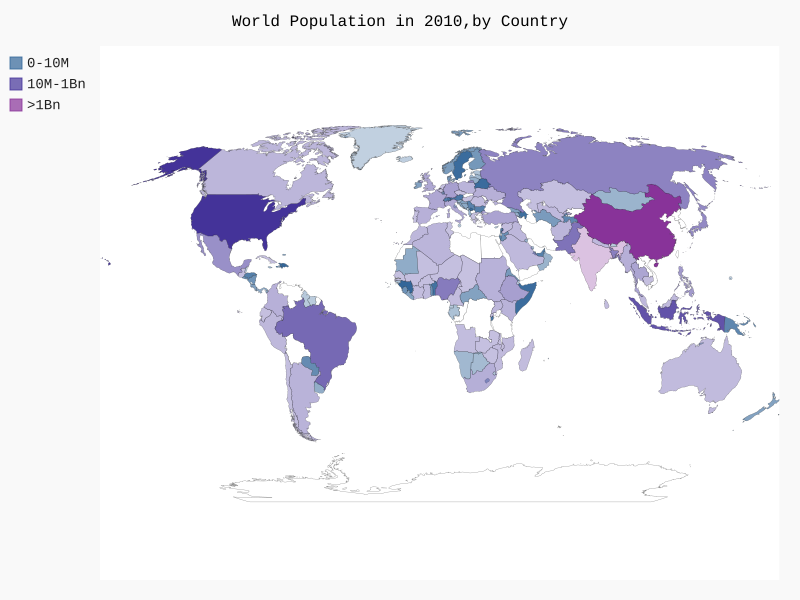

Generate this figure with Python:
import json
from country_codes import get_country_code
import pygal
import pygal_maps_world.maps as pymap
from pygal.style import RotateStyle

#加载数据
f_name='population_data.json'
with open(f_name) as f:
    pop_data=json.load(f)

#创建一个包含人口数量的字典
cc_populations={}
for pop_dict in pop_data:
    if pop_dict['Year']=='2010':
        country=pop_dict['Country Name']
        population=int(float(pop_dict['Value']))          #'{:,}'.format(int(pop_dict['Value']))    # pop_dict['Value']
        code=get_country_code(country)
        if code:
            cc_populations[code]=population

#根据人口数量将所有的国家分成三组
cc_pops_1,cc_pops_2,cc_pops_3={},{},{}
for cc,pop in cc_populations.items():
    if pop<10000000:
        cc_pops_1[cc]=pop
    elif pop<1000000000:
        cc_pops_2[cc]=pop
    else:
        cc_pops_3[cc]=pop


wm_style=RotateStyle('#336699')  #改变地图颜色
wm=pymap.World(style=wm_style)
wm.title = 'World Population in 2010,by Country'
wm.add('0-10M',cc_pops_1)
wm.add('10M-1Bn',cc_pops_2)
wm.add('>1Bn',cc_pops_3)
wm.render_to_file('world_population.svg')




# #打印每个国家2010年的人口数量
# for pop_dict in pop_data:
#     if pop_dict['Year']=='2010':
#         country=pop_dict['Country Name']
#         population=int(float(pop_dict['Value']))          #'{:,}'.format(int(pop_dict['Value']))    # pop_dict['Value']
#         code=get_country_code(country)
#         if code:
#             print(code + ': ' + str(population))
#         else:
#             print('ERROR - ' + country)
